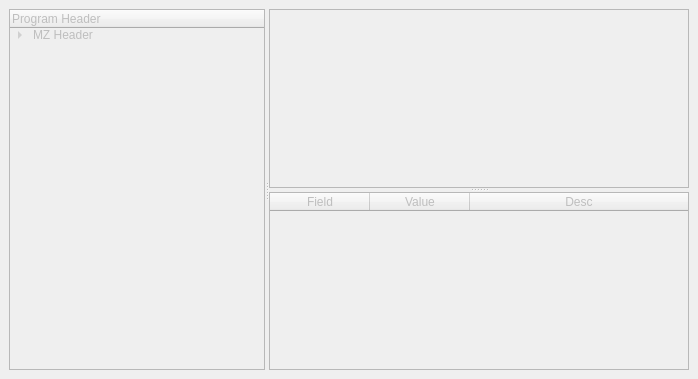
<?xml version="1.0" encoding="UTF-8"?>
<ui version="4.0">
 <class>ProgramHeader</class>
 <widget class="QMainWindow" name="ProgramHeader">
  <property name="geometry">
   <rect>
    <x>0</x>
    <y>0</y>
    <width>698</width>
    <height>379</height>
   </rect>
  </property>
  <property name="windowTitle">
   <string>MainWindow</string>
  </property>
  <widget class="QWidget" name="centralwidget">
   <property name="enabled">
    <bool>false</bool>
   </property>
   <layout class="QVBoxLayout" name="verticalLayout">
    <item>
     <widget class="QSplitter" name="splitter_2">
      <property name="frameShape">
       <enum>QFrame::NoFrame</enum>
      </property>
      <property name="frameShadow">
       <enum>QFrame::Plain</enum>
      </property>
      <property name="lineWidth">
       <number>1</number>
      </property>
      <property name="midLineWidth">
       <number>0</number>
      </property>
      <property name="orientation">
       <enum>Qt::Horizontal</enum>
      </property>
      <property name="handleWidth">
       <number>4</number>
      </property>
      <widget class="QTreeWidget" name="treeWidget">
       <property name="sizePolicy">
        <sizepolicy hsizetype="Minimum" vsizetype="Expanding">
         <horstretch>0</horstretch>
         <verstretch>0</verstretch>
        </sizepolicy>
       </property>
       <column>
        <property name="text">
         <string>Program Header</string>
        </property>
       </column>
       <item>
        <property name="text">
         <string>MZ Header</string>
        </property>
        <item>
         <property name="text">
          <string>PE Header</string>
         </property>
         <item>
          <property name="text">
           <string>File Header</string>
          </property>
         </item>
         <item>
          <property name="text">
           <string>Optional Header</string>
          </property>
         </item>
        </item>
       </item>
      </widget>
      <widget class="QSplitter" name="splitter">
       <property name="sizePolicy">
        <sizepolicy hsizetype="Preferred" vsizetype="Expanding">
         <horstretch>1</horstretch>
         <verstretch>0</verstretch>
        </sizepolicy>
       </property>
       <property name="orientation">
        <enum>Qt::Vertical</enum>
       </property>
       <widget class="QTableWidget" name="hexTable">
        <property name="alternatingRowColors">
         <bool>false</bool>
        </property>
        <property name="selectionMode">
         <enum>QAbstractItemView::SingleSelection</enum>
        </property>
        <property name="selectionBehavior">
         <enum>QAbstractItemView::SelectRows</enum>
        </property>
        <property name="showGrid">
         <bool>true</bool>
        </property>
        <property name="gridStyle">
         <enum>Qt::SolidLine</enum>
        </property>
        <property name="cornerButtonEnabled">
         <bool>false</bool>
        </property>
        <attribute name="horizontalHeaderStretchLastSection">
         <bool>false</bool>
        </attribute>
        <attribute name="verticalHeaderStretchLastSection">
         <bool>false</bool>
        </attribute>
       </widget>
       <widget class="QTableWidget" name="fieldsTable">
        <property name="sizePolicy">
         <sizepolicy hsizetype="Expanding" vsizetype="Expanding">
          <horstretch>2</horstretch>
          <verstretch>0</verstretch>
         </sizepolicy>
        </property>
        <property name="alternatingRowColors">
         <bool>true</bool>
        </property>
        <attribute name="horizontalHeaderCascadingSectionResizes">
         <bool>false</bool>
        </attribute>
        <attribute name="horizontalHeaderStretchLastSection">
         <bool>true</bool>
        </attribute>
        <column>
         <property name="text">
          <string>Field</string>
         </property>
        </column>
        <column>
         <property name="text">
          <string>Value</string>
         </property>
        </column>
        <column>
         <property name="text">
          <string>Desc</string>
         </property>
        </column>
       </widget>
      </widget>
     </widget>
    </item>
   </layout>
  </widget>
 </widget>
 <resources/>
 <connections/>
</ui>
